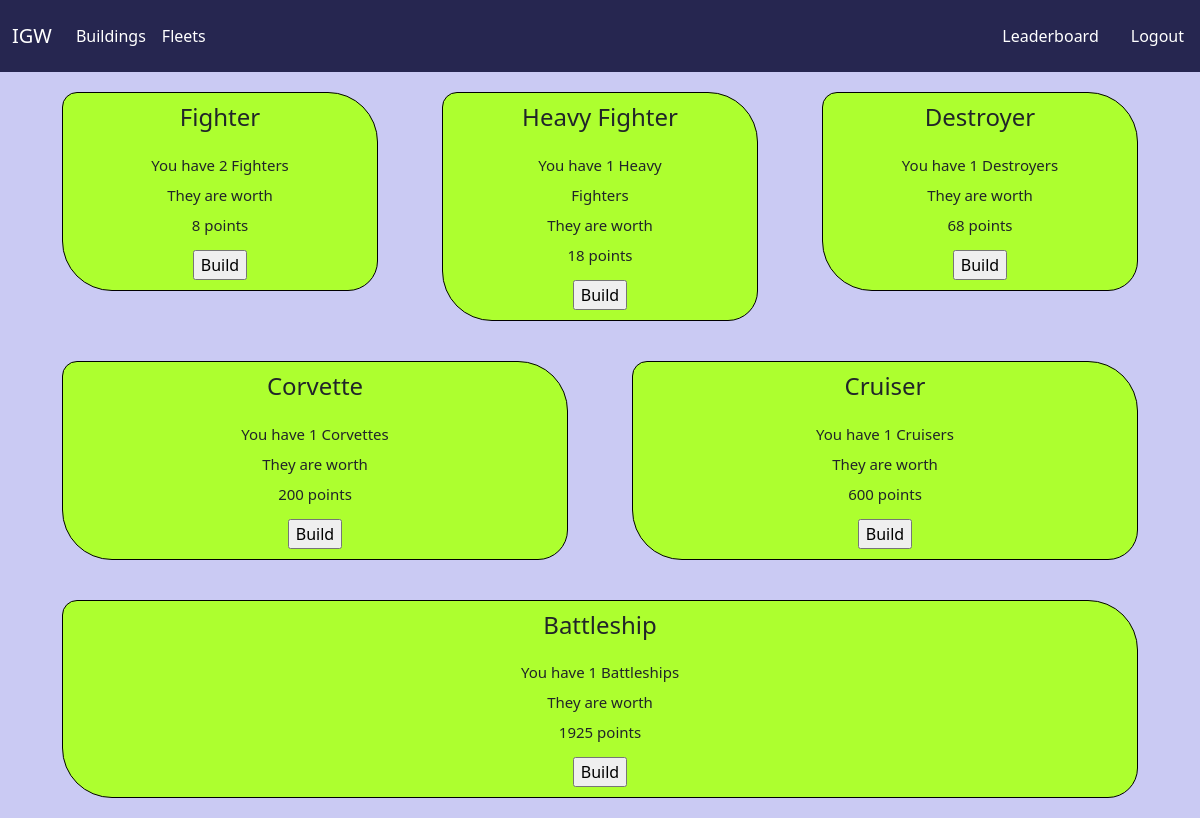
Screenshot of /game/fleets (signed in) with the database file from the repository.
### game/models.py (models this page shows, shortened)
class Fleet(models.Model):
    Name = models.CharField(primary_key = True, unique=True, max_length=64)
    Fighter = models.PositiveIntegerField(default=0)
    HeavyFighter = models.PositiveIntegerField(default=0)
    Destroyer = models.PositiveIntegerField(default=0)
    Corvette = models.PositiveIntegerField(default=0)
    Cruiser = models.PositiveIntegerField(default=0)
    Battleship = models.PositiveIntegerField(default=0)

### game/views.py (the view)
# urls.py: path("fleets", views.fleets, name="fleets"),
def fleets(request):
    if not request.user.is_authenticated:
        return HttpResponseRedirect(reverse("index"))
    message = ""
    if request.method == "POST":
        test = FleetBuild(request)
        if test:
            message = "Not enough Resource"
    player = str(request.user.username)
    fleet = Fleet.objects.get(Name=player)
    build = Building.objects.get(Name=player)
    ship = build.ShipFactory
    return render(request, "game/fleets.html", {
        "fleet": fleet,
        "message": message,
        "ship": ship
    })

### game/templates/game/fleets.html (shortened to what this page needs)
{% extends "game/layout.html" %}
{% load mathfilters %}
{% block body %}
<div class="container-sm">
    <div class="row">
        <div class="col">
            <div class="flex-container horse">
                <h4>Fighter</h4>
                <div>
                    You have {{ fleet.Fighter }} Fighters<br>
                    {% with base=2 %}
                    They are worth<br> {{ fleet.Fighter|mul:base|mul:2 }} points
                    {% endwith %}
                </div>
                {% if ship >= 1 %}
                <form method="post" name="fighter">
                    <input type="submit" name="fighter" value="Build">
                </form>
                {% endif %}
            </div>
        </div>
        <div class="col">
            <div class="flex-container horse">
                <h4>Heavy Fighter</h4>
                <div>
                    You have {{ fleet.HeavyFighter }} Heavy Fighters<br>
                    {% with base=6 %}
                    They are worth<br> {{ fleet.HeavyFighter|mul:base|mul:3 }} points
                    {% endwith %}
                </div>
                {% if ship >= 5 %}
                <form method="post" name="heavyfighter">
                    <input type="submit" name="heavyfighter" value="Build">
                </form>
                {% endif %}
            </div>
        </div>
        <div class="col">
            <div class="flex-container horse">
                <h4>Destroyer</h4>
                <div>
                    You have {{ fleet.Destroyer }} Destroyers<br>
                    {% with base=17 %}
                    They are worth<br> {{ fleet.Destroyer|mul:base|mul:4 }} points
                    {% endwith %}
                </div>
                {% if ship >= 9 %}
                <form method="post" name="destroyer">
                    <input type="submit" name="destroyer" value="Build">
                </form>
                {% endif %}
            </div>
        </div>
    </div>
    <div class="row">
        <div class="col">
            <div class="flex-container horse">
                <h4>Corvette</h4>
                <div>
                    You have {{ fleet.Corvette }} Corvettes<br>
                    {% with base=40 %}
                    They are worth<br> {{ fleet.Corvette|mul:base|mul:5 }} points
                    {% endwith %}
                </div>
                {% if ship >= 13 %}
                <form method="post" name="corvette">
                    <input type="submit" name="corvette" value="Build">
                </form>
                {% endif %}
            </div>
        </div>
        <div class="col">
            <div class="flex-container horse">
                <h4>Cruiser</h4>
                <div>
                    You have {{ fleet.Cruiser }} Cruisers<br>
                    {% with base=100 %}
                    They are worth<br> {{ fleet.Cruiser|mul:base|mul:6 }} points
                    {% endwith %}
                </div>
                {% if ship >= 17 %}
                <form method="post" name="cruiser">
                    <input type="submit" name="cruiser" value="Build">
                </form>
                {% endif %}
            </div>
        </div>
    </div>
    <div class="row">
        <div class="col">
            <div class="flex-container horse">
                <h4>Battleship</h4>
                <div>
                    You have {{ fleet.Battleship }} Battleships<br>
                    {% with base=275 %}
                    They are worth<br> {{ fleet.Battleship|mul:base|mul:7 }} points
                    {% endwith %}
                </div>
                {% if ship >= 21 %}
                <form method="post" name="battleship">
                    <input type="submit" name="battleship" value="Build">
                </form>
                {% endif %}
            </div>
        </div>
    </div>
{% endblock %}

### game/static/game/styles.css (style rules this page uses)
h3, h5, h4 { text-align: center; }
body { background-color: rgb(202, 202, 243) }
.horse { display: flex; flex-direction: column; background-color: greenyellow; flex-wrap: nowrap; padding: 10px; margin: 20px; justify-content: center; align-items: center; border: 1px solid black; border-radius: 15px 50px 30px }
.flex-container > div { width: 180px; margin: 10px; text-align: center; line-height: 30px; font-size: 15px; }

### rows the page displays
Fleet: Fighter "2", Fighter|mul "8", HeavyFighter "1", HeavyFighter|mul "18", Destroyer "1", Destroyer|mul "68", Corvette "1", Corvette|mul "200", Cruiser "1", Cruiser|mul "600", Battleship "1", Battleship|mul "1925"
